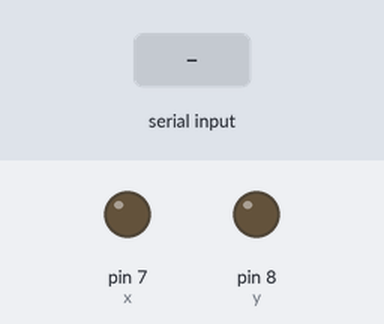
The sketch below on a simulated Arduino Uno, built with avr-gcc and run on an emulated ATmega328P. Shown: output pins drawn as LEDs (lit = HIGH). The test bench sets the inputs (shaded band).

Above: at 1.2 s.
1.3 s: "1" received over Serial
At 2.1 s:
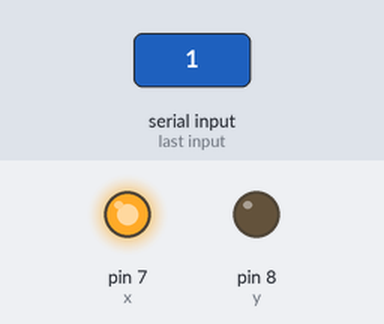
2.8 s: "2" received over Serial
At 3.2 s:
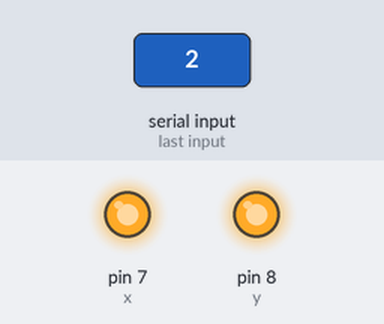
4.3 s: "1" received over Serial
At 5.6 s:
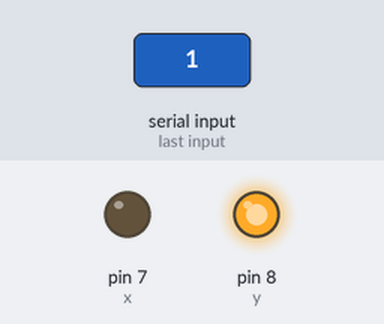
Timing chart, 0 to 7.3 s (numbered marks = the images above; inputs shaded):
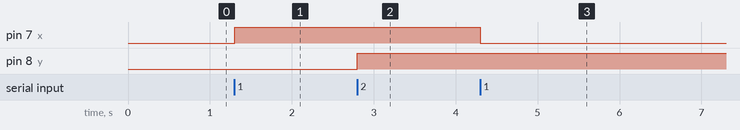

The sketch:

xor_nd_power_moc_1.ino
```cpp
int x=7;
int y=8;
char b;

void setup() {
  pinMode(x,OUTPUT);
  pinMode(y,OUTPUT);
  Serial.begin(9600);
}


void loop() {
  if(Serial.available())
    {
      b=Serial.read();
      if(b=='1')
        {
          if(digitalRead(x)==LOW)
              digitalWrite(x,HIGH);
          else
              digitalWrite(x,LOW);
        }
       else if(b=='2')
        {
           if(digitalRead(y)==LOW)
              digitalWrite(y,HIGH);
          else
              digitalWrite(y,LOW);
        }
    }

}
```

Measured:
- after the input at 1.3 s, pin 7 (x): LOW → HIGH at once
- after the input at 2.8 s, pin 8 (y): LOW → HIGH at once
- after the input at 4.3 s, pin 7 (x): HIGH → LOW at once
